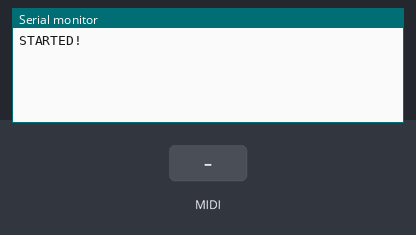
Bench run of a sketch on a simulated Teensy 4. On the bench: the last lines printed to the serial monitor. The inputs (shaded band) are chosen by the test bench.

Above: at 1.2 s.
1.3 s: MIDI note 36 received
At 2.4 s:
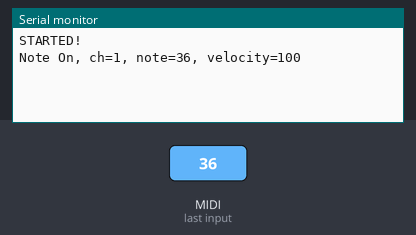
2.8 s: MIDI note 48 received
At 3.6 s:
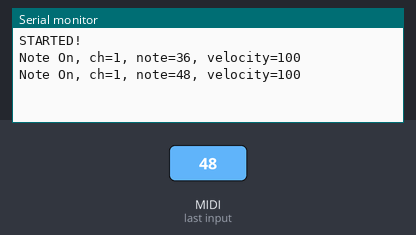

The sketch:

main.ino
```cpp
/**
 * @file    main.ino
 *
 * @brief   My MIDI box
 *
 * @author  Filippo Graziani (circuitry.passion@gmail.com)
 *
 * @date    21/07/2026
 *
 * @par     Description
 * Select Teensy 2.0
 * Select Tools-USB type-MIDI
 * test with amidi commands
 */

/******************************************************************************
 *                              INCLUDE STATEMENS                             *
 * The headers for each grouping should be sorted alphabetically:             *
 * 1 - The paired header file                                                 *
 * 2 - Other headers from your project                                        *
 * 3 - 3rd party library headers                                              *
 * 4 - Standard library headers                                               *
 ******************************************************************************/

#include "main.h"
#include <MIDI.h>
#include <stdint.h>


/******************************************************************************
 *                        DATA TYPES, CONSTANTS, MACROS                       *
 ******************************************************************************/

/******************************************************************************
 *                              STATIC VARIABLES                              *
 ******************************************************************************/

/******************************************************************************
 *                        PRIVATE FUNCTIONS PROTOTYPES                        *
 ******************************************************************************/

static void note_on(uint8_t channel, uint8_t note, uint8_t velocity);
static void note_off(uint8_t channel, uint8_t note, uint8_t velocity);
static void after_touch_poly(uint8_t channel, uint8_t note, uint8_t velocity);
static void control_change(uint8_t channel, uint8_t control, uint8_t value);
static void program_change(uint8_t channel, uint8_t program);
static void after_touch_channel(uint8_t channel, uint8_t pressure);
static void pitch_change(uint8_t channel, int pitch);


/******************************************************************************
 *                           PUBLIC FUNCTION BODIES                           *
 ******************************************************************************/

/**
 * @brief   Setup function.
 * @par     Description
 * Setting of the Arduino's pins and the serial port.
 * @return  Nothing.
 */
void
setup ()
{
    // Setup the MIDI protocol speed.
    //
    Serial.begin(31250);

    if (false == Serial)
    {
        /* Firmware waiting for connection... */
    }

    Serial.println("STARTED!");

    // Set the handlers for MIDI.
    //
    usbMIDI.setHandleNoteOn(note_on);
    usbMIDI.setHandleNoteOff(note_off);
    usbMIDI.setHandleAfterTouchPoly(after_touch_poly);
    usbMIDI.setHandleControlChange(control_change);
    usbMIDI.setHandleProgramChange(program_change);
    usbMIDI.setHandleAfterTouchChannel(after_touch_channel);
    usbMIDI.setHandlePitchChange(pitch_change);
}   /* setup() */

/**
 * @brief   Loop function.
 * @par     Description
 * Reading and printing the temperature and the humidity.
 * @return  Nothing.
 */
void
loop ()
{
    usbMIDI.read();
}   /* loop() */


/******************************************************************************
 *                           PRIVATE FUNCTION BODIES                          *
 ******************************************************************************/

static void
note_on (uint8_t channel, uint8_t note, uint8_t velocity)
{
    Serial.print("Note On, ch=");
    Serial.print(channel, DEC);
    Serial.print(", note=");
    Serial.print(note, DEC);
    Serial.print(", velocity=");
    Serial.println(velocity, DEC);
}   /* note_on() */

static void
note_off(uint8_t channel, uint8_t note, uint8_t velocity)
{

}   /* note_off() */

static void
after_touch_poly (uint8_t channel, uint8_t note, uint8_t velocity)
{

}   /* after_touch_poly() */

static void
control_change (uint8_t channel, uint8_t control, uint8_t value)
{

}   /* control_change() */

static void
program_change (uint8_t channel, uint8_t program)
{

}   /* program_change() */

static void
after_touch_channel (uint8_t channel, uint8_t pressure)
{

}   /* after_touch_channel() */

static void
pitch_change (uint8_t channel, int pitch)
{

}   /* pitch_change() */

/*** End of file ***/
```

main.h
```cpp
/**
 * @file    main.h
 *
 * @brief   Useful material for the source file.
 *
 * @author  Filippo Graziani (circuitry.passion@gmail.com)
 *
 * @date    21/07/2026
 *
 * @par     Description
 * Put here a description.
 */

#ifndef MAIN_H
#   define MAIN_H

/******************************************************************************
 *                              INCLUDE STATEMENS                             *
 * The headers for each grouping should be sorted alphabetically:             *
 * 1 - The paired header file                                                 *
 * 2 - Other headers from your project                                        *
 * 3 - 3rd party library headers                                              *
 * 4 - Standard library headers                                               *
 ******************************************************************************/


/******************************************************************************
 *                            PROTOTYPES OR MACROS                            *
 ******************************************************************************/


/******************************************************************************
 *                                   #DEFINE                                  *
 ******************************************************************************/


/******************************************************************************
 *                      TYPEDEFS (STRUCTS, ENUMS, UNIONS)                     *
 ******************************************************************************/


/******************************************************************************
 *                         PUBLIC FUNCTIONS PROTOTYPES                        *
 ******************************************************************************/


#endif /* MAIN_H */


/*** End of file ***/
```

Measured:
- after the input at 1.3 s, the serial monitor: prints a new line at once (image 1)
- after the input at 2.8 s, the serial monitor: prints a new line at once (image 2)
